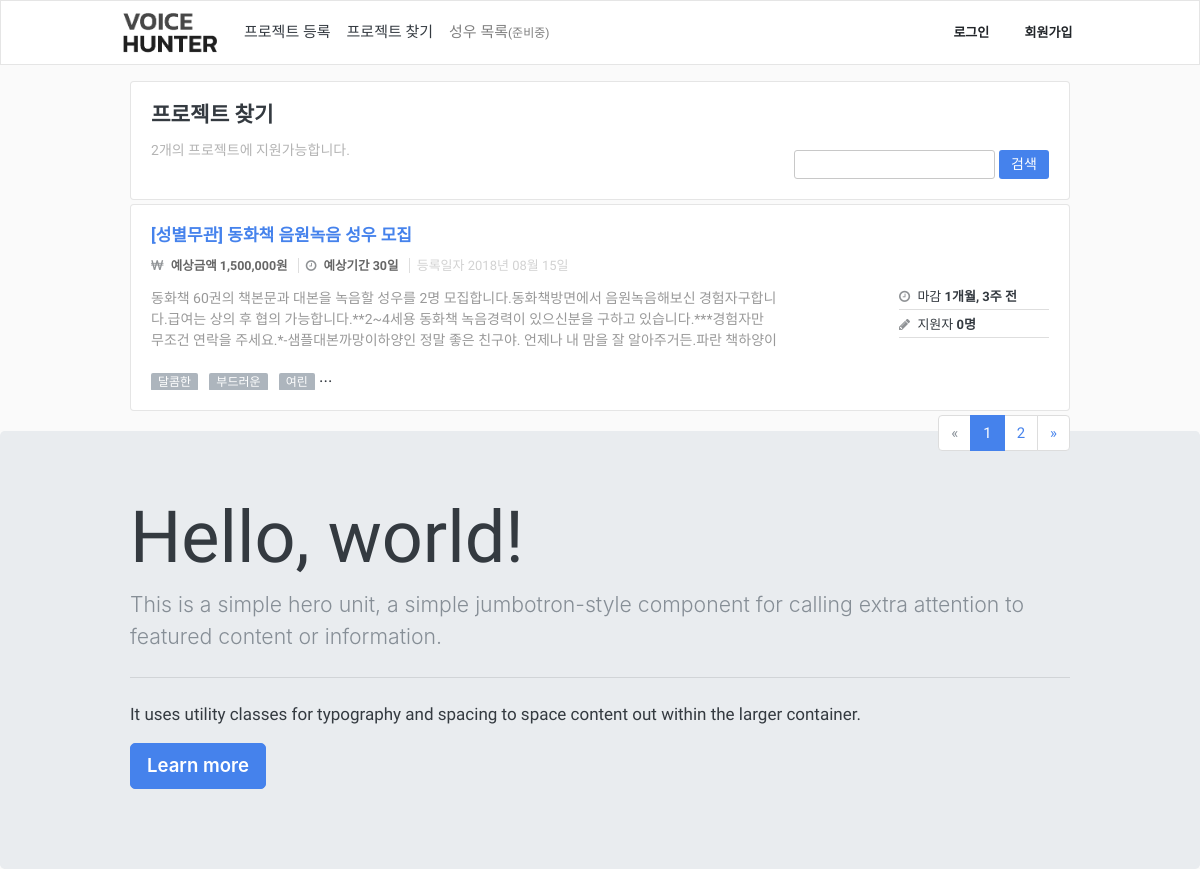
The page /ko/projects on the database as committed earlier.
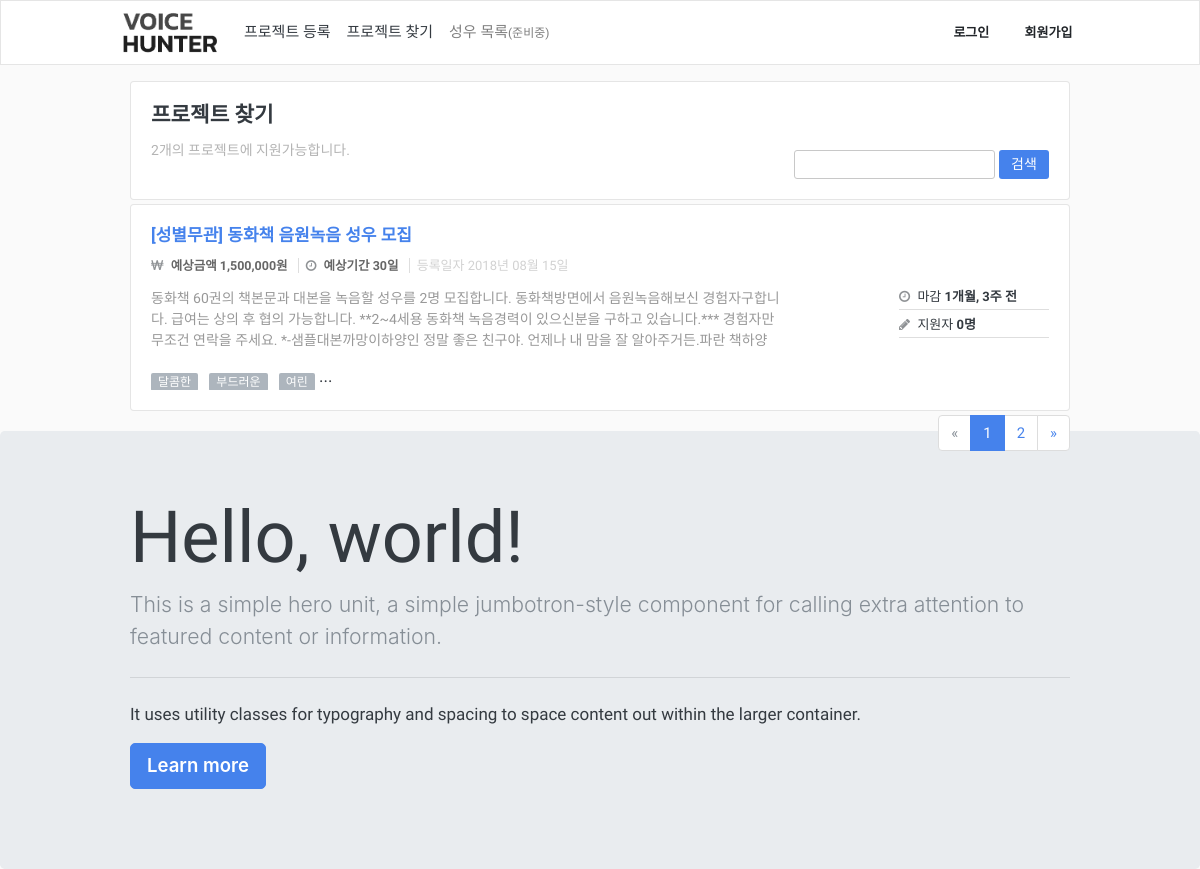
The same page on the database as committed later.
### App/models.py (models this page shows, shortened)
class Project(models.Model):
    class Meta:
        verbose_name_plural = "   프로젝트 테이블"
        ordering = ["-id"]
    TYPE_CHOICES = (
        ('pro', '프로'),
        ('under', '언더'),
        ('both', '상관없음')
    )
    GENDER_CHOICES = (
        ('male', '남자'),
        ('female', '여자'),
        ('both', '성별무관')
    )
    user = models.ForeignKey(User, on_delete=models.CASCADE, verbose_name='유저')
    title = models.CharField(max_length=100, verbose_name='프로젝트 명')
    type = models.CharField(max_length=10, choices=TYPE_CHOICES, verbose_name='성우타입')
    gender = models.CharField(max_length=10, choices=GENDER_CHOICES, verbose_name='성별')
    cost = models.PositiveIntegerField(verbose_name='예상금액')
    period = models.PositiveIntegerField(verbose_name='예상기간')
    deadline = models.DateField(verbose_name='마감기간')
    contant = models.TextField(verbose_name='프로젝트 내용')
    start_at = models.DateField(verbose_name='예상 시작일')
    gugun = models.ForeignKey(Gugun, on_delete=models.CASCADE, verbose_name='위치')
    created_at = models.DateTimeField(auto_now_add=True, verbose_name='등록일자')

### App/views.py (the view)
# urls.py: path('/projects', ProjectListPage, name='projects'),
def ProjectListPage(request, lang='ko'):
    translation.activate(lang)
    search = request.GET.get('q')
    page = request.GET.get('page')
    if search == None:
        search = ""
    if page == None:
        page = 1
    projects = Project.objects.all()
    item_list = []
    for project in projects:
        dict = {}
        dict['project'] = project
        dict['apply'] = len(ProjectApply.objects.filter(project=project))
        dict['tags'] = ProjectTag.objects.filter(project=project)[:6]
        item_list.append(dict)
    paginator = Paginator(item_list, 1)
    contacts = paginator.get_page(page)
    return render(request, 'ProjectList/ProjectListPage.html', {
        'lang': lang,
        'search': search,
        'page': page,
        'items': contacts,
        'projects_len':len(projects),
    })

### App/models.py (called while the page is built)
    def __str__(self):
        return str(self.name)

### templates/ProjectList/ProjectListPage.html
{% extends "Base/Base.html" %}
{% load static %}
{% block content %}
<link rel="stylesheet" type="text/css" href="{% static 'ProjectList/css/style.css' %}">
<div class="container">
	{% include './Search.html' %}
	{% include './ProjectList.html' %}
	{% include './Pagenation.html' %}
</div>
</div>
{% endblock%}

### templates/ProjectList/ProjectList.html (shortened to what this page needs)
{% load humanize %}
<div class="row mt-0">
	{% for item in items %}
	<div class="col-12">
		<div class="card item bg-light mb-1">
		  <div class="card-body">
		    <h6 class="card-title text-primary">
		    	<a href="{% url 'App:detail-projects' lang=lang pk=item.project.id %}">[{{ item.project.get_gender_display }}] {{ item.project.title }}</a>
			</h6>
		    <h5 class="project-element-list">
		    	<span class="project-element-money" style="padding-right: 7px;">
		    		<i class="fa fa-krw mr-1"></i>
		    		<strong>예상금액 {{ item.project.cost|intcomma }}원</strong>
		    	</span>
		    	<span class="project-element-day project-border" style="padding-left: 7px; padding-right: 7px;">
		    		<i class="fa fa-clock-o mr-1"></i>
		    		<strong>예상기간 {{ item.project.period }}일</strong>
		    	</span>
		    	<span class="project-element-proposal" style="padding-left: 7px;">
		    		등록일자 {{ item.project.created_at|date:"Y년 m월 d일" }}
		    	</span>
		    </h5>
		    <div class="project-unit-desc">
		    	<p class="card-text" style="width: 629px;color: #999;">{{ item.project.contant }}</p>
		    	<div class="outer-info">
		    		<div class="outer-info-upper-data">
		    			<i class="fa fa-clock-o mr-1"></i>
		    			<span>마감 <strong>{{ item.project.deadline|timeuntil}} 전</strong></span>
		    		</div>
		    		<div class="outer-info-under-data">
		    			<i class="fa fa-pencil mr-1"></i>
		    			<span class="">지원자 <strong>{{ item.apply }}명</strong></span>
		    		</div>
		    	</div>
		    </div>
		    <p class="project-skills-tag-viewbox">
		    	{% for tag in item.tags %}
		    		<span class="skills-tag">{{tag.tag}}</span>
		    	{% endfor %}
		    	...
		    </p>
		  </div>
		</div>
	</div>
	{% endfor %}
</div>

Rows that differ between the two databases and show on the page:
changed Project "성별무관": project.contant "…대본을 녹음할 성우를 2명 모집합니다.동화책방면에서 음원녹음해보신 경험자구합니다.급여는 상의 후 협의 가능합니다.**2~4세용 동화책 녹음경력이 있으신분을 구하고 있습니다.***경험자만 무조건 연락을 주세요.*-샘플대본까망이하양인 정말 좋은 친구야. 언제나…" → "…대본을 녹음할 성우를 2명 모집합니다. 동화책방면에서 음원녹음해보신 경험자구합니다. 급여는 상의 후 협의 가능합니다. **2~4세용 동화책 녹음경력이 있으신분을 구하고 있습니다.*** 경험자만 무조건 연락을 주세요. *-샘플대본까망이하양인 정말 좋은 친구야. 언제나…"
